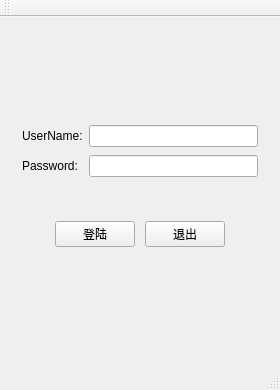
<?xml version="1.0" encoding="UTF-8"?>
<ui version="4.0">
 <class>MainWindow</class>
 <widget class="QMainWindow" name="MainWindow">
  <property name="geometry">
   <rect>
    <x>0</x>
    <y>0</y>
    <width>280</width>
    <height>390</height>
   </rect>
  </property>
  <property name="windowTitle">
   <string>MainWindow</string>
  </property>
  <widget class="QWidget" name="centralWidget">
   <layout class="QGridLayout" name="gridLayout_2">
    <item row="1" column="0">
     <widget class="QWidget" name="widget_2" native="true">
      <layout class="QGridLayout" name="gridLayout">
       <item row="0" column="0">
        <widget class="QLabel" name="label_2">
         <property name="text">
          <string>UserName:</string>
         </property>
        </widget>
       </item>
       <item row="0" column="1">
        <widget class="QLineEdit" name="lineEdit"/>
       </item>
       <item row="1" column="0">
        <widget class="QLabel" name="label_3">
         <property name="text">
          <string>Password:</string>
         </property>
        </widget>
       </item>
       <item row="1" column="1">
        <widget class="QLineEdit" name="lineEdit_2"/>
       </item>
      </layout>
     </widget>
    </item>
    <item row="0" column="0">
     <widget class="QWidget" name="widget" native="true">
      <layout class="QHBoxLayout" name="horizontalLayout">
       <item>
        <spacer name="horizontalSpacer">
         <property name="orientation">
          <enum>Qt::Horizontal</enum>
         </property>
         <property name="sizeHint" stdset="0">
          <size>
           <width>201</width>
           <height>20</height>
          </size>
         </property>
        </spacer>
       </item>
       <item>
        <widget class="QLabel" name="label">
         <property name="text">
          <string/>
         </property>
         <property name="pixmap">
          <pixmap>C:/Users/Administrator/Desktop/无标题.png</pixmap>
         </property>
        </widget>
       </item>
       <item>
        <spacer name="horizontalSpacer_2">
         <property name="orientation">
          <enum>Qt::Horizontal</enum>
         </property>
         <property name="sizeHint" stdset="0">
          <size>
           <width>200</width>
           <height>20</height>
          </size>
         </property>
        </spacer>
       </item>
      </layout>
     </widget>
    </item>
    <item row="2" column="0">
     <widget class="QWidget" name="widget_3" native="true">
      <layout class="QHBoxLayout" name="horizontalLayout_2">
       <property name="spacing">
        <number>0</number>
       </property>
       <item>
        <spacer name="horizontalSpacer_3">
         <property name="orientation">
          <enum>Qt::Horizontal</enum>
         </property>
         <property name="sizeHint" stdset="0">
          <size>
           <width>39</width>
           <height>20</height>
          </size>
         </property>
        </spacer>
       </item>
       <item>
        <widget class="QPushButton" name="pushButton">
         <property name="text">
          <string>登陆</string>
         </property>
        </widget>
       </item>
       <item>
        <spacer name="horizontalSpacer_5">
         <property name="orientation">
          <enum>Qt::Horizontal</enum>
         </property>
         <property name="sizeHint" stdset="0">
          <size>
           <width>15</width>
           <height>20</height>
          </size>
         </property>
        </spacer>
       </item>
       <item>
        <widget class="QPushButton" name="pushButton_2">
         <property name="text">
          <string>退出</string>
         </property>
        </widget>
       </item>
       <item>
        <spacer name="horizontalSpacer_4">
         <property name="orientation">
          <enum>Qt::Horizontal</enum>
         </property>
         <property name="sizeHint" stdset="0">
          <size>
           <width>39</width>
           <height>20</height>
          </size>
         </property>
        </spacer>
       </item>
      </layout>
     </widget>
    </item>
    <item row="3" column="0">
     <widget class="SmallWidget" name="widget_4" native="true"/>
    </item>
   </layout>
  </widget>
  <widget class="QMenuBar" name="menuBar">
   <property name="geometry">
    <rect>
     <x>0</x>
     <y>0</y>
     <width>280</width>
     <height>23</height>
    </rect>
   </property>
  </widget>
  <widget class="QToolBar" name="mainToolBar">
   <attribute name="toolBarArea">
    <enum>TopToolBarArea</enum>
   </attribute>
   <attribute name="toolBarBreak">
    <bool>false</bool>
   </attribute>
  </widget>
  <widget class="QStatusBar" name="statusBar"/>
 </widget>
 <layoutdefault spacing="6" margin="11"/>
 <customwidgets>
  <customwidget>
   <class>SmallWidget</class>
   <extends>QWidget</extends>
   <header location="global">smallwidget.h</header>
   <container>1</container>
  </customwidget>
 </customwidgets>
 <resources/>
 <connections/>
</ui>
